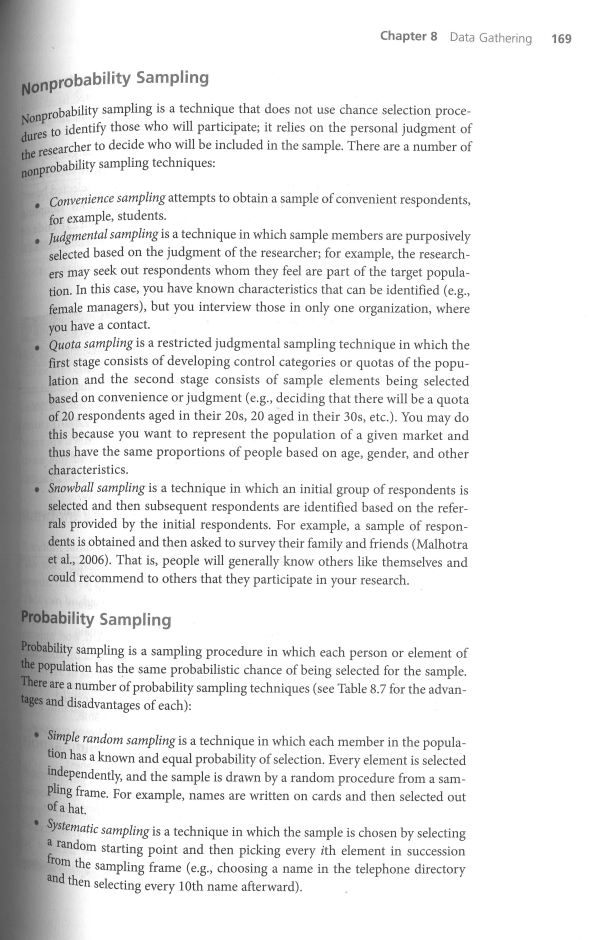
#> input picture test/book_page1.png, 2399 x 3757 px (shown at 1/4 size)
$ python test52.py
#> lines starting #> are read from the running program, lines starting #| are printed output that depends on the picture; after the words box and inside, x2 and y2 are one past the last pixel; in counts of white or black regions, pixels touching at a corner belong together
# -*- coding: utf-8 -*-
"""
Created on Sat Oct  9 16:50:22 2021

@author: umeshika
"""
#import the libraries
from datetime import datetime
from skimage.io import imread
import matplotlib.pyplot as plt
from skimage import  color
from skimage.filters import threshold_otsu,try_all_threshold,threshold_local

#The variable is create to get the starting time when the code is run
starttime=datetime.now()
img = imread('book_page1.png') #load the image
#> img is the input picture: shape (3757, 2399); min 0, max 255, mean 230.8
#the grayscale iamge is taken using rgb2gray
image_gray = color.rgb2gray(img)


#the thresholding image is taken
binary =image_gray >0.5
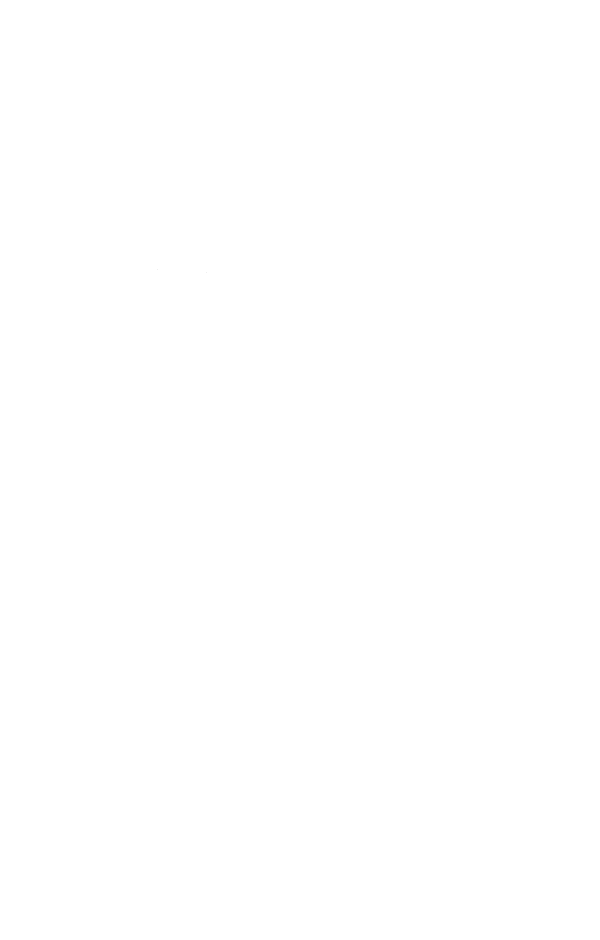
#> binary: shape (3757, 2399) bool (shown at 1/4 size); 100% white; black in thin lines or dots, all inside (x1, y1, x2, y2) = (631, 1077, 826, 1092)
#plot the binary image
plt.imshow(binary,cmap='gray')
plt.title("The Book Page Binary Image")
plt.axis('off')
plt.show()

#%% using different method availane in skimage to get binary image
fig1, ax = try_all_threshold(image_gray, verbose=False)
plt.show()
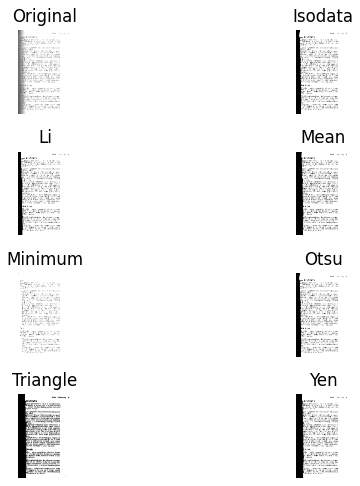
#> figure drawn by matplotlib, 8 panels
#%%
# take the value of optimal otsu global thresh
global_thresh = threshold_otsu(image_gray)
#> global_thresh = 182

# take binary image using global thresholding
binary_global = image_gray > global_thresh
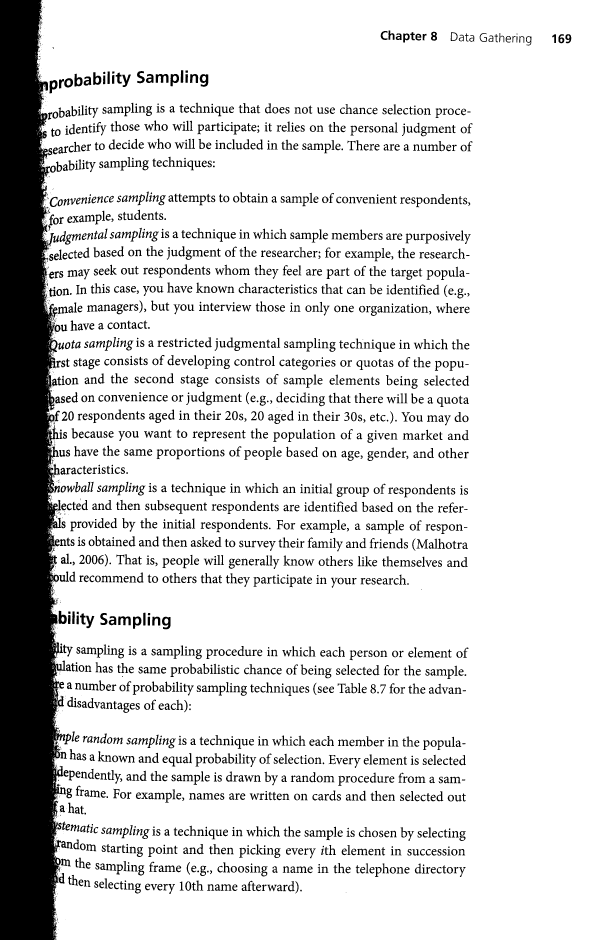
#> binary_global: shape (3757, 2399) bool (shown at 1/4 size); 84.9% white; 3158 black regions (822 under 20 px), largest, box (x1, y1, x2, y2) and area: (0, 0, 264, 3757) 758295, (623, 296, 674, 332) 1080, (473, 2465, 523, 2501) 1061

#plot the binary image
plt.imshow(binary_global,cmap='gray')
plt.title("The Book Page Binary Image with global thresholding")
plt.axis('off')
plt.show()


# Set the block size to 35
block_size = 35
# take the value of optimal local thresholding
local_thresh = threshold_local(image_gray, block_size, offset=0.1)
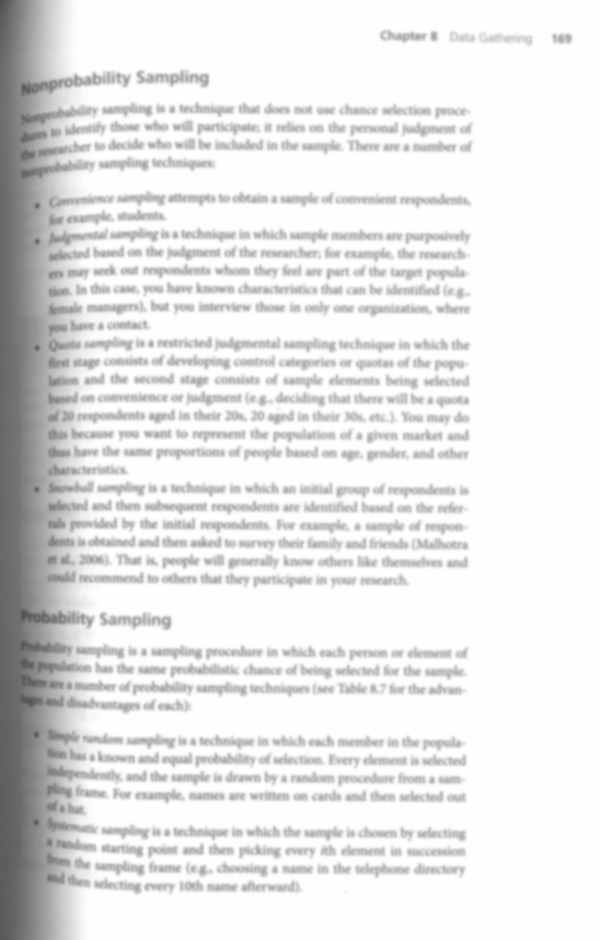
#> local_thresh: shape (3757, 2399) float64 (shown at 1/4 size); min 79.39, max 254.9, mean 230.7

#  take binary image using local thresholding
binary_local = image_gray > local_thresh
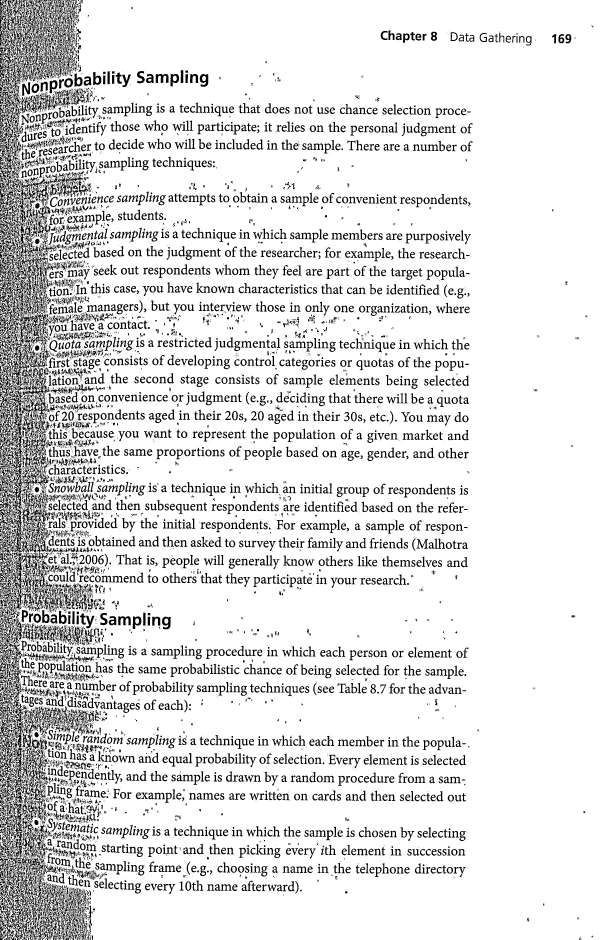
#> binary_local: shape (3757, 2399) bool (shown at 1/4 size); 87.4% white; 12300 black regions (7979 under 20 px), largest, box (x1, y1, x2, y2) and area: (0, 1353, 204, 2442) 65789, (0, 2463, 195, 3627) 56668, (0, 488, 191, 1357) 37571

#plot the binary image
#> (the run stopped early here; a loop or call above may not have finished)
